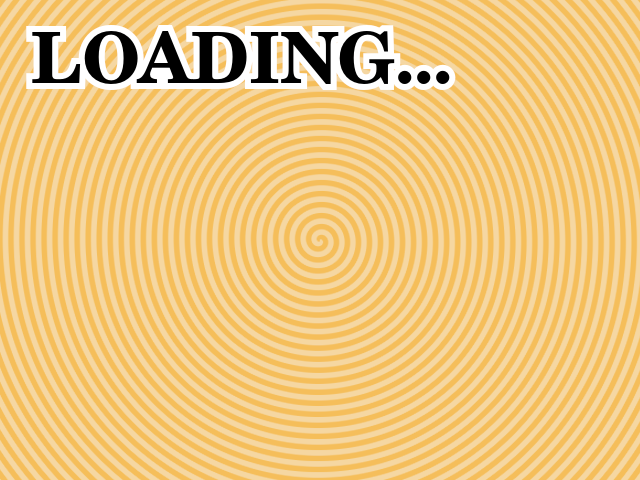
#> input picture splash/splash.png, 640 x 480 px
$ python -i patch_forwarder.py   (imports and definitions only)
#> lines starting #> are read from the running program, lines starting #| are printed output that depends on the picture
### build/tools/spiral.py
"""Regenerate the channel's spiral background at an arbitrary square size.

Why this exists
---------------
The spiral has to spin, and on the Wii a pane rotates about its own centre.
A pane only the size of the viewport would sweep its corners inside the frame
and show black wedges, so the rotating pane must be a square whose *inscribed*
circle covers the viewport: side >= hypot(width, height).

    banner viewport 832 x 456  ->  diagonal 948.8  ->  960 x 960 pane
    icon viewport   176 x  96  ->  diagonal 200.5  ->  208 x 208 pane

`bg.png` (832x456) and `icon_bg.png` (176x96) cannot be resized into those
squares without distorting the rings, so the spiral is re-rendered instead.
The parameters below were *fitted to Jaxi's own art*, not invented:

    pitch 10.0 px, 50% duty, quarter-pitch phase, centred on the exact image
    centre,  s = (r - pitch * theta / 2pi + 2.5) mod pitch    (theta = atan2(dy, dx))

Fitted independently to bg.png and icon_bg.png, both landed on the same pitch
and the same phase, and reproduce the source art to a mean per-channel error of
0.20/255 -- an effectively exact match, so the regenerated square really is
Jaxi's spiral and not a lookalike. `verify_against` re-checks that at build
time. Because both sources share the 10 px pitch, one generator serves the icon
and the banner, and they match each other on screen at 1:1 texel-to-layout-unit
scale.
"""

import numpy as np
from PIL import Image

PITCH = 10.0                       # ring-pair period in pixels, measured from bg.png
DUTY = 0.5                         # equal light/dark bands
PHASE = 2.5                        # quarter pitch; fitted, identical in both sources
LIGHT = (245, 215, 162)            # 40.05% of bg.png
DARK = (245, 190, 90)              # 40.15% of bg.png
SS = 4                             # supersampling factor, recreates the source's AA


def render(size, pitch=PITCH, phase=PHASE, ss=SS, levels=None, xscale=1.0):
    """Return an RGB Image of `size` (w, h) holding the spiral, centred.

    The centre is placed at the exact geometric centre -- ((w-1)/2, (h-1)/2) in
    pixel-centre coordinates -- which is where it sits in both source images.

    `levels` caps the number of distinct antialiasing steps, and so the number
    of distinct colours: the result uses at most `levels + 1`. Passing 15 keeps
    the whole image inside a 16-entry palette, which is what lets it be stored
    as CI4 -- 4 bits per pixel with every colour kept -- and makes a 960x960
    rotating background affordable (460,800 bytes against 1.8 MB of RGBA8).

    `xscale` horizontally compresses the spiral about the centre, turning the
    rings into ellipses. Used for the 16:9 splash: the Wii stretches a 640x480
    framebuffer across a widescreen TV, so widescreen art has to be authored
    wide and then pre-squashed. Squashing a *rendered* spiral with a resampling
    filter smears its crisp two-tone rings into gradients -- hundreds of colours
    that then cost three times the byte budget in PNG. Baking the compression
    into the geometry instead keeps the output two-tone and cheap.
    """
    w, h = size
    cx, cy = (w - 1) / 2.0, (h - 1) / 2.0
    # supersampled pixel-centre grid
    off = (np.arange(ss) + 0.5) / ss - 0.5
    ys = (np.arange(h)[:, None] + off[None, :]).ravel() - cy
    xs = (np.arange(w)[:, None] + off[None, :]).ravel() - cx
    dy, dx = ys[:, None], xs[None, :] / xscale
    r = np.hypot(dx, dy)
    th = np.arctan2(dy, dx)
    s = (r - pitch * th / (2 * np.pi) + phase) % pitch
    lit = (s < pitch * DUTY).astype(np.float32)
    # box-average each ss x ss cell back down -> antialiased coverage in [0,1]
    cov = lit.reshape(h, ss, w, ss).mean(axis=(1, 3))
    if levels:
        cov = np.rint(cov * levels) / levels
    cov = cov[:, :, None]
    rgb = np.array(LIGHT, np.float32) * cov + np.array(DARK, np.float32) * (1 - cov)
    return Image.fromarray(np.rint(rgb).astype(np.uint8), "RGB")


# [16 lines left out: function verify_against, not called in this run]


# [5 lines that do not run on import are left out]

### build/tools/zgx.py
"""Shared configuration: paths, donor, measured art geometry, animation timing.

Everything tunable about the channel lives here so the builders stay readable.

Coordinate systems
------------------
The art is authored at 832x456 (banner) and 176x96 (icon) with the *centre*
aligned to the viewport centre -- see Icon_Sizing.md. brlyt panes use a
centre-origin system with +y pointing up, so converting an authored pixel
position to a pane translate is:

    pane_x = px - W/2        pane_y = H/2 - py

Only the middle 608x456 of the banner (and 128x96 of the icon) is visible on a
4:3 TV; the rest is widescreen bleed. `safe_box` returns that 4:3 rectangle and
verify.py asserts every visible sprite stays inside it.
"""

import os
import subprocess

ROOT = os.path.abspath(os.path.join(os.path.dirname(__file__), "..", ".."))
BUILD = os.path.join(ROOT, "build")
OUT = os.path.join(BUILD, "out")
EXTRACTED = os.path.join(BUILD, "extracted")
BENZIN = os.path.join(BUILD, "tools", "benzin")
DONOR = os.path.join(ROOT, "donor", "FCE Ultra GX - FCEU [Tantric].wad")

# Source art, one directory per thing it feeds. Defined here rather than in each
# builder so moving an asset is a one-line change instead of a grep.
ICON_DIR = os.path.join(ROOT, "icon")
BANNER_DIR = os.path.join(ROOT, "banner")
SPLASH_DIR = os.path.join(ROOT, "splash")
AUDIO_DIR = os.path.join(ROOT, "audio")
PREVIEW_DIR = os.path.join(ROOT, "preview")

# ----------------------------------------------------------------- the channel

TITLE = "Z-GX"
TITLE_ID = "ZGXA"                # 00010001 5A475841; not a system or known-homebrew ID
APP_DIR = "ZGX"                  # forwarder boots sd:/apps/ZGX/boot.dol
# Release filename convention across Jaxi's channels: "<title> - <id> [<user>].wad",
# matching "mGBA-GX - GBGX [cmyksoda].wad" and "LSD Dream Emulator - LSDE [cmyksoda].wad".
USERNAME = "cmyksoda"
WAD_NAME = f"{TITLE} - {TITLE_ID} [{USERNAME}].wad"

# ------------------------------------------------------------------- viewports

FPS = 60
BANNER_ART = (832, 456)          # authored size, incl. 112 px widescreen bleed each side
BANNER_43 = (608, 456)           # what a 4:3 TV actually shows
ICON_ART = (176, 96)             # incl. 24 px bleed each side
ICON_43 = (128, 96)

# The Wii Menu draws its own title bar and Start button over the bottom of the
# banner, so the usable area is not vertically centred and a geometrically
# centred spiral reads as sitting too low. This lifts the spiral's centre only.
#
# The sprites are NOT lifted here, because banner.png already carries the lift:
# Jaxi's revised composition raised the logo 36 px and the console 31.5 px, and
# PLACEMENT below is measured from it. Adding another 50 on top would push the
# logo off the top edge.
SPIRAL_LIFT_Y = 50.0

# Extra lift applied to the sprites on top of banner.png, if the composition ever
# needs nudging without re-exporting the art.
SPRITE_LIFT_Y = 0.0

# ------------------------------------------------- measured art placement
#
# Where each asset's **opaque bounding-box centre** sits, in pane coordinates.
#
# Anchoring on the bbox centre rather than a top-left pixel is deliberate: it
# survives an asset being re-exported at a different size or with different
# transparent padding, which is exactly what happened when saturnmk2.png went
# from 410x228 to 420x238. A top-left placement silently shifts the artwork in
# that situation; a bbox-centre placement keeps it where it was composed and just
# lets it change size.
#
# Both values were derived from Jaxi's banner.png, where a best-offset search
# located the original assets to within 0.09/255 (logo) and 0.86/255 (console) --
# so this is the authored composition, not a guess.
PLACEMENT = {
    "logo.png": (-85.5, 146.5),
    "saturnmk2.png": (99.0, -4.0),
}


def spinner_side(lift, safe=BANNER_43, margin=8):
    """Smallest multiple-of-8 square that covers the 16:9 frame while rotating.

    A pane rotates about its own centre, so the square's inscribed circle has to
    reach the frame's furthest corner *from that centre*. Lifting the spiral moves
    the centre away from the bottom corners, so the square has to grow -- deriving
    it here instead of hardcoding means SPIRAL_LIFT_Y cannot silently outgrow it
    and reintroduce black wedges. 8 because CI4 tiles are 8x8.
    """
    wide_w = safe[0] * 4.0 / 3.0                 # the Menu reveals 4/3 more width
    need = 2.0 * (( (wide_w / 2.0) ** 2 + (safe[1] / 2.0 + abs(lift)) ** 2 ) ** 0.5)
    return int(-(-(need + margin) // 8) * 8)


BANNER_SPIRAL = spinner_side(SPIRAL_LIFT_Y)          # 992 at a 50 px lift
ICON_SPIRAL = spinner_side(0.0, safe=ICON_43)        # 208; the icon is not lifted

# Texels stored per layout unit for the spinning background.
#
# A rotating square has to cover the frame's diagonal, so at 1:1 it stores 2.6x
# more texels than are ever visible at once (992^2 against 832x456) -- and that
# was 492 KB, 59% of the whole banner. Banner memory is shared across every
# installed channel, so it is worth buying back.
#
# The pitch is scaled with it, so the rings stay 10 layout units apart on screen;
# only the texel density drops and GX's bilinear filter smooths the difference.
# At 0.75 the result is indistinguishable from 1:1 at viewing scale (mean
# difference 5.5/255, ring contrast 99% retained) for 215 KB less. 0.5 saves 369 KB
# and is still faithful (contrast 97%) but visibly softer on the fine outer rings.
SPIRAL_TEXEL_SCALE = 0.75
BANNER_SPIRAL_TEX = int(round(BANNER_SPIRAL * SPIRAL_TEXEL_SCALE / 8)) * 8   # 744

# ------------------------------------------------------------- banner animation
#
# Timing follows the brief: console pops immediately, logo flies in at ~1 s.
# The squash/stretch numbers and the idle bob are lifted verbatim from Tantric's
# FCE Ultra GX / Snes9x GX banner (identical layout in both) -- his LogoPicture
# does X Translation 1024 -> -120 over 60 frames with X Scale 1/1/0.7/1 and
# Y Scale 1/1/1.2/1 at frames 0/59/66/69. Only the direction is mirrored, so the
# logo arrives from the left instead of the right.
BANNER_FRAMES = 1000             # donor's framesize for both Start and Loop; left alone

CONSOLE_POP = 30                 # frames for scale 0 -> 1 (0.5 s)
# The donor overshoots to 1.2 before settling. Jaxi's composition puts the
# console's right edge 1 px inside the 4:3 viewport, so *any* overshoot would
# clip it on a 4:3 TV -- hence a straight ease to 1.0. Raise this only if the
# console is moved left first.
CONSOLE_OVERSHOOT = 1.0

LOGO_WAIT = 60                   # hold off-screen for 1.0 s, so the console lands first
LOGO_FLY = 60                    # frames of travel (donor's own duration)
LOGO_OFFSCREEN_X = -1024.0       # start well left of the widescreen edge
SQUISH_LEAD = 1                  # squash begins 1 frame before landing (donor: 59 vs 60)
SQUISH_PEAK = 6                  # frames after landing to peak squash (donor: 66)
SQUISH_END = 9                   # fully recovered (donor: 69)
SQUASH_X = 0.7                   # donor values, unchanged
STRETCH_Y = 1.2
# The donor's idle float on the logo, 0 -> BOB_AMPLITUDE -> 0. Disabled: with the
# banner shifted up 50 px the logo's top edge is 5 px from the viewport edge, and
# a 15 px lift would clip it. It was inherited from the donor's logo animation
# rather than asked for, so it is the thing that gives way.
BOB_AMPLITUDE = 0
BOB_HALF = 125

# --------------------------------------------------------------- icon animation

# 2.0 s fade in, 2.0 s held fully visible, 2.0 s fade out = a 360-frame cycle.
# The framesize has to be a whole number of those or the fade is cut mid-cycle at
# the loop wrap and visibly pops, so 1080 = 3 cycles (18 s). The donor's own 1200
# would give 3.33 cycles.
ICON_FADE = 120
ICON_HOLD = 120
ICON_FRAMES = 1080

# ------------------------------------------------------------------- the spiral
#
# Negative is clockwise, because brlyt +y points up (confirmed by rendering the
# unmodified donor: its icon logo sits above its ground sprites).
#
# Speed needs care, and the first build got it wrong. An Archimedean spiral is
# effectively rotation-invariant in *appearance*: rotating it by theta produces an
# image identical to shifting its rings radially by (theta/360) x pitch -- 90 and
# 180 degree rotations here reproduce a phase shift bit for bit. So the thing the
# eye perceives is not degrees per second but **ring creep**, which is only one
# 10 px pitch per whole revolution. At the original one turn per cycle (21.6 deg/s)
# that is 0.6 px/s and reads as completely static, which is exactly how it looked.
#
# These give ~0.5 revolutions per second, so the rings drift ~5 px/s: clearly
# moving, still unhurried. Each must stay a whole number of turns, because a full
# 360 deg returns the square pane to the orientation it started in and anything
# else snaps at the loop wrap.
BANNER_TURNS = -8.0              # over 1000 frames -> 172.8 deg/s, 0.48 rev/s
ICON_TURNS = -9.0                # over 1080 frames -> 180.0 deg/s, 0.50 rev/s

# Clockwise rotation makes the rings appear to travel *inward* (increasing phase
# moves each band toward the centre) -- the classic hypnotic-spiral direction.

# ---------------------------------------------------------------- icon logo size
#
# Scales the icon logo texture down; the pane is resized to match so the Wii
# never resamples it. 0.8 = 20% smaller.
ICON_LOGO_SCALE = 0.8


# [14 lines left out: functions benzin, to_pane, not called in this run]


def safe_box(art=BANNER_ART, safe=BANNER_43):
    """The 4:3 rectangle, in pane coords, that a 4:3 TV actually shows."""
    return (-safe[0] / 2.0, -safe[1] / 2.0, safe[0] / 2.0, safe[1] / 2.0)


def ceil4(n):
    return (n + 3) // 4 * 4


# [29 lines left out: functions opaque_bbox, place, not called in this run]

### build/tools/patch_forwarder.py
"""Patch Tantric's FCE Ultra GX forwarder (content 2) to boot sd:/apps/ZGX.

Three in-place changes; the DOL keeps its original 934,656 bytes.

1. 4:3 splash PNG  at 0x081700 (165,683 bytes of room)
2. 16:9 splash PNG at 0x0A9E40 (157,270 bytes of room)
3. The app path format string, patched **where it already lives**.

No autoboot patch
-----------------
The previous project also rewrote the forwarder's command-line block, because
WiiStation only boots a game directly when handed argc >= 3. Z-GX is an ordinary
homebrew app: it wants no arguments, so Tantric's own one-argument code path is
exactly right and is left completely alone. `verify.py` asserts that region is
still byte-identical to the donor -- doing nothing is a claim worth checking.

The path string fits in place
-----------------------------
`%s:/apps/fceugx/boot.dol` sits in a 28-byte hole (the string, its NUL, and
three spare NULs before the next literal, "rb"). The previous project needed 18
characters for `LSD_Dream_Emulator` and so had to relocate the string into dead
space and repoint its lis/addi pair. `ZGX` is three characters, so
`%s:/apps/ZGX/boot.dol` is 22 bytes with its NUL and simply overwrites the old
one -- no relocation, no instruction patching, nothing to get wrong. The offset
is found by searching for the original string rather than hardcoded.

Splash byte budgets
-------------------
The replacement PNG must be no longer than the original and must stay
**colortype 2**: PNGU, Tantric's decoder, rejects palette PNGs outright, so the
obvious trick of palettising to shrink them is unavailable.

Stored losslessly, splash.png costs 226,383 bytes against a 165,683 budget --
the spiral's ~57 ring pairs are a lot of edges. The fix is to cut the number of
distinct *colours* while still writing RGB: the art is two spiral tones plus
black text and a white outline, so a small palette costs almost nothing visually
and compresses enormously (24 colours: 151,993 bytes). `encode_png` walks a
ladder from best to worst and stops at the first setting that fits, so quality is
only ever reduced as far as the budget forces. Nothing is blurred -- this is
synthetic art with crisp edges, and the previous project's kuwahara/despeckle
ladder (built for a noisy photographic scan) would only smear it.

The 16:9 splash
---------------
The Wii always renders 640x480 and lets the TV stretch it, so widescreen art is
authored at 854x480 and pre-squashed to 640x480; the stretch cancels the squash.
Squashing splash.png with a resampling filter turns its crisp two-tone rings
into gradients -- 2,000+ colours, three times the budget, and visible mush. So
the spiral is instead re-rendered *already elliptical* (spiral.render(xscale=))
which stays two-tone, and only the "LOADING..." text is resampled onto it.

The text is separated from its background using the fitted spiral model: against
a re-render, text pixels differ by >=200 (L1 over RGB) and sit in one block at
the top left, while the scattered 60..200 residue is just antialiasing where the
model and the source disagree by a hair. Taking the >=200 core, dilating it, and
soft-masking only inside that region yields the text with clean edges and no
spiral contamination. The previous project instead squashed to 480px and filled
the side bars by replicating edge pixels, which on a spiral would streak.
"""

import os
import struct
import subprocess
import sys

sys.path.insert(0, os.path.dirname(__file__))

import numpy as np
from PIL import Image, ImageFilter

import spiral as S
from wiilib import WAD
from zgx import APP_DIR, DONOR, EXTRACTED, OUT, SPLASH_DIR

SPLASH_SRC = os.path.join(SPLASH_DIR, "splash.png")
SPLASH_SIZE = (640, 480)
WIDE = 854                       # the 16:9 authoring width; 640/854 is the squash

SPLASH43 = (0x081700, 165683)
SPLASH169 = (0x0A9E40, 157270)
DOL_SIZE = 934656

ORIG_PATH = b"%s:/apps/fceugx/boot.dol"
NEW_PATH = f"%s:/apps/{APP_DIR}/boot.dol".encode()

# The splash's spiral is the same generator as the banner's but at a different
# scale; pitch fitted to splash.png at 99.8% of its solid-colour pixels.
SPLASH_PITCH = 11.02

# Colour counts to try, best first. Nothing here blurs or dithers: dithering
# would scatter noise across flat regions and cost more than it saves.
LADDER = [None, 32, 28, 24, 20, 16, 12, 10, 8, 6, 4]

TEXT_CORE = 200                  # L1 RGB distance that is unambiguously text
TEXT_SOFT = 40                   # below this, inside the text region, is background
TEXT_DILATE = 9                  # MaxFilter window: grows the core to cover its AA


# [20 lines left out: function encode_png, not called in this run]


def text_layer(src):
    """Lift 'LOADING...' off the spiral as RGBA, using the fitted spiral model."""
    ref = np.asarray(S.render(SPLASH_SIZE, pitch=SPLASH_PITCH), np.float32)
    obs = np.asarray(src, np.float32)
    dist = np.abs(obs - ref).sum(2)
    core = Image.fromarray(((dist >= TEXT_CORE) * 255).astype(np.uint8), "L")
    region = np.asarray(core.filter(ImageFilter.MaxFilter(TEXT_DILATE))) > 0
    soft = np.clip((dist - TEXT_SOFT) / (TEXT_CORE - TEXT_SOFT), 0.0, 1.0)
    alpha = np.where(region, soft, 0.0)
    print(f"    text layer: {(dist >= TEXT_CORE).sum():,} core px, "
          f"{(alpha > 0).sum():,} within the dilated region")
    return Image.fromarray(np.dstack([obs, alpha * 255]).astype(np.uint8), "RGBA")


def make_16_9(src):
    """Pre-squashed widescreen splash: elliptical spiral + resampled text."""
    k = SPLASH_SIZE[0] / WIDE
    out = S.render(SPLASH_SIZE, pitch=SPLASH_PITCH, xscale=k, levels=15).convert("RGBA")
    tw = round(SPLASH_SIZE[0] * k)
    text = text_layer(src).resize((tw, SPLASH_SIZE[1]), Image.LANCZOS)
    out.alpha_composite(text, ((SPLASH_SIZE[0] - tw) // 2, 0))
    return out.convert("RGB")


# [48 lines left out: function main, not called in this run]


# [2 lines not run here, left out]

>>> import cv2
>>> picture = cv2.imread('../../splash/splash.png', cv2.IMREAD_GRAYSCALE)
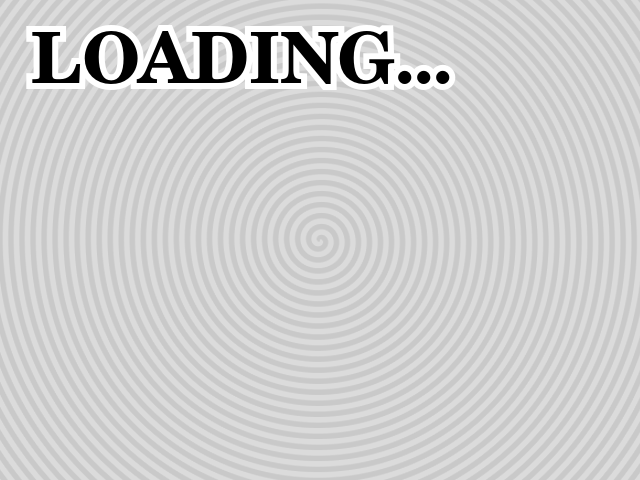
#> picture: shape (480, 640); min 0, max 255, mean 206.2
>>> result = make_16_9(picture)
#> in make_16_9, `out = S.render(SPLASH_SIZE, pitch=SPLASH_PITCH, xscale=k, levels=15).c..`:
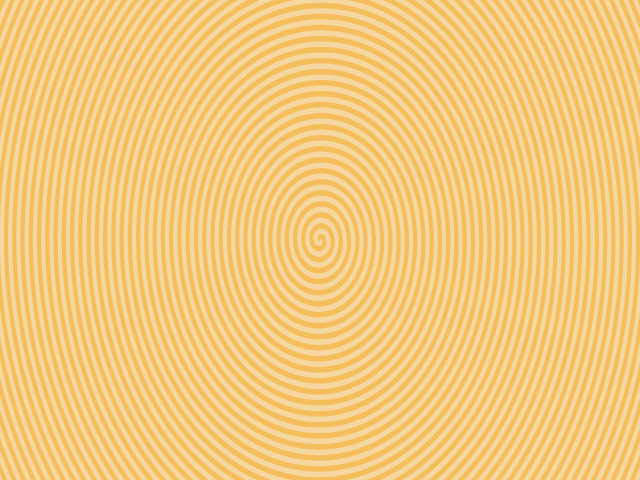
#> out: PIL image 640x480 RGBA; mean R, G, B, A 245, 202.5, 126, 255
#> (the run stopped early here; a loop or call above may not have finished)
